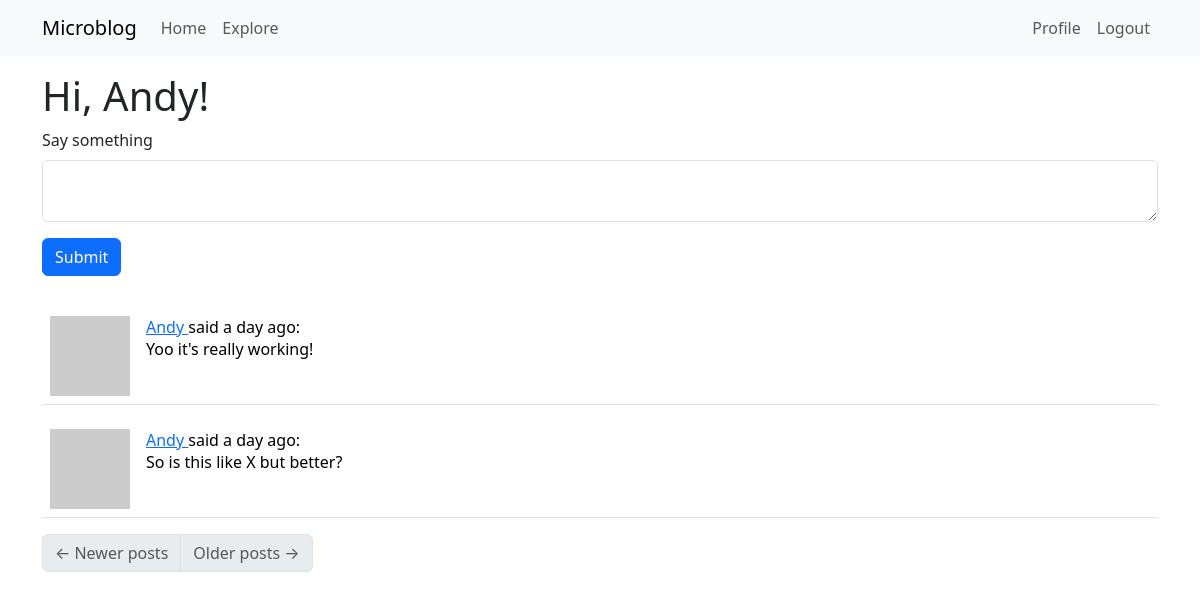
Before: /index (signed in) with the older database file.
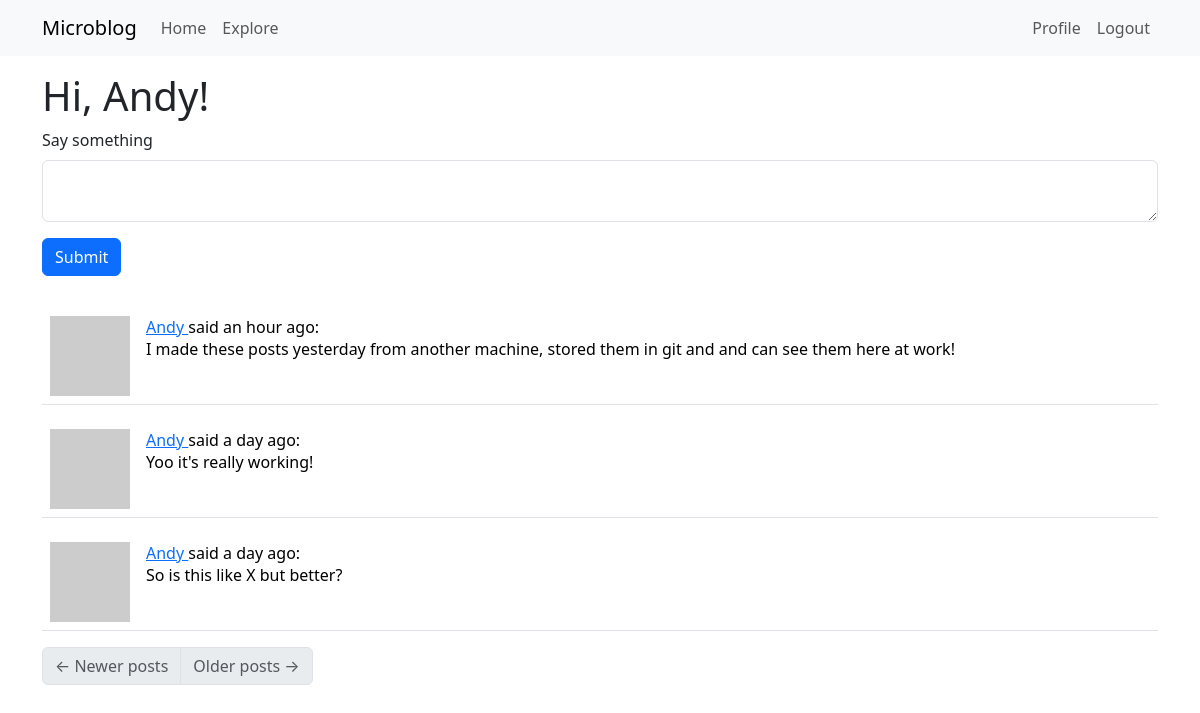
After: the same page with the newer database file.
### app/models.py (models this page shows, shortened)
class User(UserMixin, db.Model):
    id: so.Mapped[int] = so.mapped_column(primary_key=True)
    username: so.Mapped[str] = so.mapped_column(sa.String(64), index=True,
                                                unique=True)
    email: so.Mapped[str] = so.mapped_column(sa.String(120), index=True,
                                             unique=True)
    password_hash: so.Mapped[Optional[str]] = so.mapped_column(sa.String(256))
    about_me: so.Mapped[Optional[str]] = so.mapped_column(sa.String(140))
    last_seen: so.Mapped[Optional[datetime]] = so.mapped_column(
        default=lambda: datetime.now(timezone.utc))
    posts: so.WriteOnlyMapped['Post'] = so.relationship(
        back_populates='author')
    following: so.WriteOnlyMapped['User'] = so.relationship(
        secondary=followers, primaryjoin=(followers.c.follower_id == id),
        secondaryjoin=(followers.c.followed_id == id),
        back_populates='followers')
    followers: so.WriteOnlyMapped['User'] = so.relationship(
        secondary=followers, primaryjoin=(followers.c.followed_id == id),
        secondaryjoin=(followers.c.follower_id == id),
        back_populates='following')
    def avatar(self, size):
        digest = md5(self.email.lower().encode('utf-8')).hexdigest()
        return f'https://www.gravatar.com/avatar/{digest}?d=identicon&s={size}'
    def following_posts(self):
        Author = so.aliased(User)
        Follower = so.aliased(User)
        return (
            sa.select(Post)
            .join(Post.author.of_type(Author))
            .join(Author.followers.of_type(Follower), isouter=True)
            .where(sa.or_(
                Follower.id == self.id,
                Author.id == self.id,
            ))
            .group_by(Post)
            .order_by(Post.timestamp.desc())
        )

class Post(db.Model):
    id: so.Mapped[int] = so.mapped_column(primary_key=True)
    body: so.Mapped[str] = so.mapped_column(sa.String(140))
    timestamp: so.Mapped[datetime] = so.mapped_column(
        index=True, default=lambda: datetime.now(timezone.utc))
    user_id: so.Mapped[int] = so.mapped_column(sa.ForeignKey(User.id),
                                               index=True)
    author: so.Mapped[User] = so.relationship(back_populates='posts')

### app/routes.py (the view)
@app.route('/', methods=['GET', 'POST'])
@app.route('/index', methods=['GET', 'POST'])
@login_required
def index():
    form = PostForm()
    if form.validate_on_submit():
        post = Post(body=form.post.data, author=current_user)
        db.session.add(post)
        db.session.commit()
        flash('Your post is now live!')
        return redirect(url_for('index'))
    page = request.args.get('page', 1, type=int)
    posts = db.paginate(current_user.following_posts(), page=page,
                        per_page=app.config['POSTS_PER_PAGE'], error_out=False)
    next_url = url_for('index', page=posts.next_num) \
        if posts.has_next else None
    prev_url = url_for('index', page=posts.prev_num) \
        if posts.has_prev else None
    return render_template('index.html', title='Home', form=form,
                           posts=posts.items, next_url=next_url,
                           prev_url=prev_url)

### app/forms.py
class PostForm(FlaskForm):
    post = TextAreaField('Say something', validators=[
        DataRequired(), Length(min=1, max=140)])
    submit = SubmitField('Submit')

### app/models.py (called while the page is built)
@login.user_loader
def load_user(id):
    return db.session.get(User, int(id))

### app/routes.py (called while the page is built)
@app.before_request
def before_request():
    if current_user.is_authenticated:
        current_user.last_seen = datetime.now(timezone.utc)
        db.session.commit()

### app/templates/index.html
{% extends "base.html" %} {% import "bootstrap_wtf.html" as wtf %} {% block
content %}
<h1>Hi, {{ current_user.username }}!</h1>
{% if form %} {{ wtf.quick_form(form) }} {% endif %} {% for post in posts %} {%
include '_post.html' %} {% endfor %}
<nav aria-label="Post navigation">
  <ul class="pagination">
    <li class="page-item{% if not prev_url %} disabled{% endif %}">
      <a class="page-link" href="{{ prev_url }}">
        <span aria-hidden="true">&larr;</span> Newer posts
      </a>
    </li>
    <li class="page-item{% if not next_url %} disabled{% endif %}">
      <a class="page-link" href="{{ next_url }}">
        Older posts <span aria-hidden="true">&rarr;</span>
      </a>
    </li>
  </ul>
</nav>
{% endblock %}

### app/templates/base.html (shortened to what this page needs)
<html lang="en">
   <head>
     <link
         href="https://cdn.jsdelivr.net/npm/bootstrap@5.3.2/dist/css/bootstrap.min.css"
         rel="stylesheet"
>
   </head>
   <body>
     <nav class="navbar navbar-expand-lg bg-body-tertiary">
       <div class="container">
         <a class="navbar-brand" href="{{ url_for('index') }}">Microblog</a>
         <div class="collapse navbar-collapse" id="navbarSupportedContent">
           <ul class="navbar-nav me-auto mb-2 mb-lg-0">
             <li class="nav-item">
               <a class="nav-link" aria-current="page" href="{{ url_for('index') }}">Home</a>
             </li>
             <li class="nav-item">
               <a class="nav-link" aria-current="page" href="{{ url_for('explore') }}">Explore</a>
             </li>
           </ul>
           <ul class="navbar-nav mb-2 mb-lg-0">
            {% if current_user.is_anonymous %}
            <li class="nav-item">
              <a class="nav-link" aria-current="page" href="{{ url_for('login') }}">Login</a>
            </li>
            {% else %}
            <li class="nav-item">
              <a class="nav-link" aria-current="page" href="{{ url_for('user', username=current_user.username) }}">Profile</a>
            </li>
            <li class="nav-item">
              <a class="nav-link" aria-current="page" href="{{ url_for('logout') }}">Logout</a>
            </li>
            {% endif %}
          </ul>
        </div>
      </nav>
      <div class="container mt-3">
        {% block content %}{% endblock %}
      </div>
    </body>
  </html>

### app/templates/bootstrap_wtf.html (shortened to what this page needs)
{% macro form_field(field, autofocus) %} {%- if field.type == 'BooleanField' %}
<div class="form-check mb-3">
  {{ field(class='form-check-input') }} {{ field.label(class='form-check-label')
  }}
</div>
{%- elif field.type == 'SelectField' %} {{
field.label(class='form-label') }} {{ field(class='form-select mb-3') }} {%-
elif field.type == 'TextAreaField' %}
<div class="mb-3">
  {{ field.label(class='form-label') }} {% if autofocus %} {{
  field(class='form-control' + (' is-invalid' if field.errors else ''),
  autofocus=True) }} {% else %} {{ field(class='form-control' + (' is-invalid'
  if field.errors else '')) }} {% endif %}
</div>
{%- elif field.type == 'SubmitField' %} {{ field(class='btn btn-primary mb-3')
}} {%- endif %} {% endmacro %} {% macro quick_form(form, action="", method="post",
id="", novalidate=False) %}
<form
  {%-
  if
  action
  !="None"
  %}
  action="{{ action }}"
  {%
  endif
  -%}
  {%-
  if
  method
  %}
  method="{{ method }}"
  {%
  endif
  %}
>
   {% set ns =
  namespace(first_field=true) %} {%- for field in form %} {% if
  field.widget.input_type != 'hidden' -%} {{ form_field(field, ns.first_field)
  }} {% set ns.first_field = false %} {%- endif %} {%- endfor %}
</form>
{% endmacro %}

### app/templates/_post.html
<table class="table table-hover">
  <tr>
    <td width="70px">
      <a href="{{ url_for('user', username=post.author.username) }}">
        <img src="{{ post.author.avatar(70) }}" />
      </a>
    </td>
    <td>
      <a href="{{ url_for('user', username=post.author.username) }}">
        {{ post.author.username }}
      </a>
      said {{ moment(post.timestamp).fromNow() }}:
      <br />
      {{ post.body }}
    </td>
  </tr>
</table>

Changed rows visible on the page:
added Post: author.username "Andy", timestamp "an hour ago", body "I made these posts yesterday from another machine, stored them in git and and can see them here at work!"
